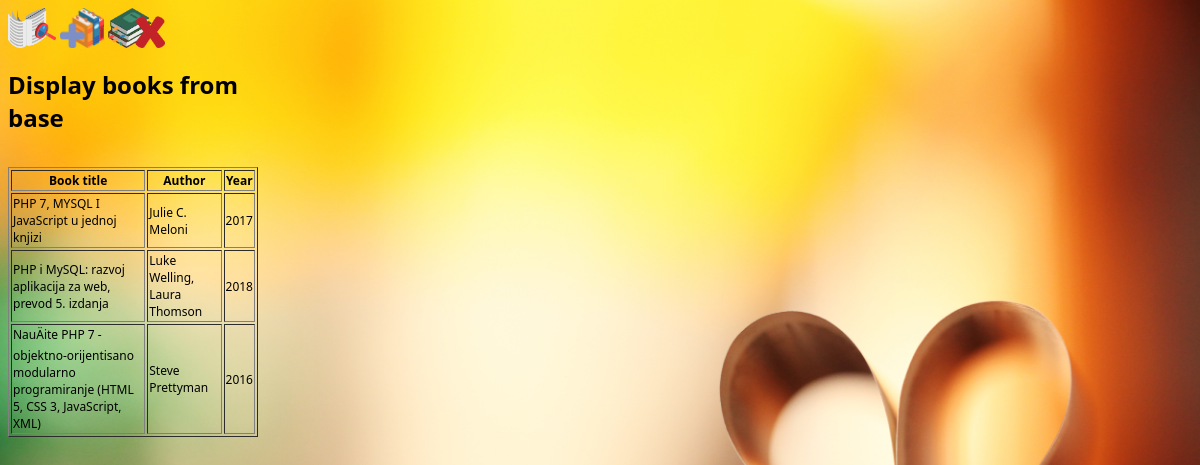
/sqlzadatak/index.php, run on the app's committed database.
### tables this page shows
CREATE TABLE IF NOT EXISTS `titles` (
  `id` int(11) NOT NULL AUTO_INCREMENT,
  `book` varchar(250) NOT NULL,
  `author` varchar(100) NOT NULL,
  `year` int(4) NOT NULL,
  PRIMARY KEY (`id`)
);

### sqlzadatak/index.php (the view, shortened to what this page needs)
<?php
include "menu.php";
require "conn.php";
$msq = "SELECT * FROM titles";
$query = mysqli_query($conn, $msq);
?>
<!doctype html>
<html>
<head>
<link href="style.css" rel="stylesheet" type="text/css">
</head>
<body>
<div id="wrap">
	<h1>Display books from base</h1>
	<br>
		<table id="tab" border="1">
		<tr>
			<th>Book title</th>
			<th>Author</th>
			<th>Year</th>
		</tr>
			<?php
			while ($row = mysqli_fetch_array($query))
			{
			echo "<tr>";
			echo "<td>" .$row['book']. "</td>";
			echo "<td>" .$row['author']. "</td>";
			echo "<td>" .$row['year']. "</td>";
			echo "</tr>";
			}
			echo "</table>";
			?>
</div>
</body>
</html>

### sqlzadatak/menu.php (shortened to what this page needs)
<!doctype html>
<html>
<head>
<link href="style.css" rel="stylesheet" type="text/css">
</head>
<body>
<a href="index.php"><img src="img/search.png" alt="index" title="Search base" height="40px"></a>
<a href="insert.php"><img src="img/add.png" alt="" height="40px" title="Insert book to base"></a>
<a href="multidel.php"><img src="img/remove.png" alt="delete" title="Delete books" height="40px"></a>
</body>
</html>

### sqlzadatak/style.css (style rules this page uses)
body { background-image: url(img/book.jpg); background-size: cover; }
#wrap { width: 250px; font-family: Segoe, "Segoe UI", "DejaVu Sans", "Trebuchet MS", Verdana, sans-serif; font-size: 12px; }

### data on the page
titles: book "PHP 7, MYSQL I JavaScript u jednoj knjizi", author "Julie C. Meloni", year "2017"
titles: book "PHP i MySQL: razvoj aplikacija za web, prevod 5. izdanja", author "Luke Welling, Laura Thomson", year "2018"
titles: book "NauÄite PHP 7 - objektno-orijentisano modularno programiranje (HTML 5, CSS 3, JavaScript, XML)", author "Steve Prettyman", year "2016"
